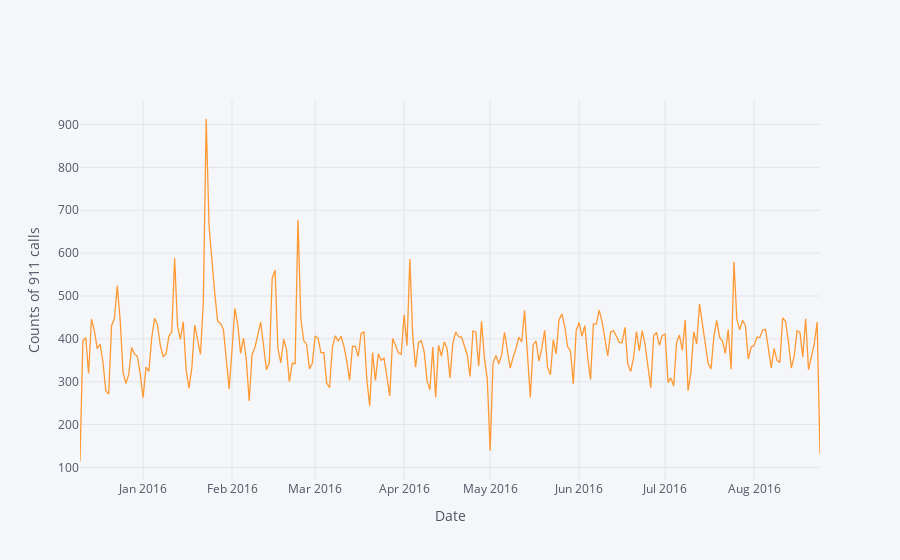

The notebook cell this image was saved under:
### Code cell
df3['twp'].iplot(xaxis_title="Date",yaxis_title='Counts of 911 calls',)

### Figure 1 — Plotly figure (JSON) as saved in the notebook; plotly's stock layout.template omitted (floating-point values rounded to 4 significant figures; data arrays with more than 128 entries replaced by an {"elided": "..."} marker saying what was removed)
{"data": [{"line": {"color": "rgba(255, 153, 51, 1.0)", "dash": "solid", "shape": "linear", "width": 1.3}, "mode": "lines", "name": "twp", "text": "", "type": "scatter", "x": {"elided": "259 str values"}, "y": {"elided": "259 int values"}}], "layout": {"legend": {"bgcolor": "#F5F6F9", "font": {"color": "#4D5663"}}, "paper_bgcolor": "#F5F6F9", "plot_bgcolor": "#F5F6F9", "title": {"font": {"color": "#4D5663"}}, "xaxis": {"gridcolor": "#E1E5ED", "showgrid": true, "tickfont": {"color": "#4D5663"}, "title": {"font": {"color": "#4D5663"}, "text": "Date"}, "zerolinecolor": "#E1E5ED"}, "yaxis": {"gridcolor": "#E1E5ED", "showgrid": true, "tickfont": {"color": "#4D5663"}, "title": {"font": {"color": "#4D5663"}, "text": "Counts of 911 calls"}, "zerolinecolor": "#E1E5ED"}}}
